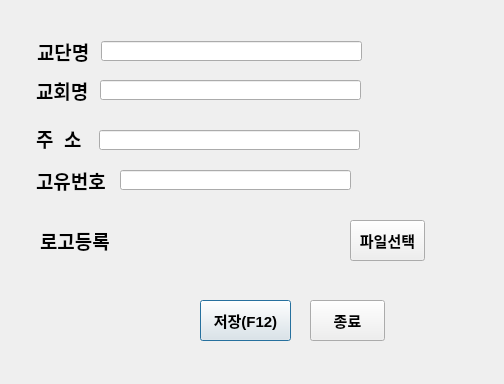
<?xml version="1.0" encoding="UTF-8"?>
<ui version="4.0">
 <class>Dialog</class>
 <widget class="QDialog" name="Dialog">
  <property name="geometry">
   <rect>
    <x>0</x>
    <y>0</y>
    <width>504</width>
    <height>384</height>
   </rect>
  </property>
  <property name="font">
   <font>
    <pointsize>11</pointsize>
    <weight>75</weight>
    <bold>true</bold>
   </font>
  </property>
  <property name="windowTitle">
   <string>Dialog</string>
  </property>
  <widget class="QPushButton" name="save_Button">
   <property name="geometry">
    <rect>
     <x>200</x>
     <y>300</y>
     <width>91</width>
     <height>41</height>
    </rect>
   </property>
   <property name="text">
    <string>저장(F12)</string>
   </property>
   <property name="shortcut">
    <string>F12</string>
   </property>
  </widget>
  <widget class="QPushButton" name="close_Button">
   <property name="geometry">
    <rect>
     <x>310</x>
     <y>300</y>
     <width>75</width>
     <height>41</height>
    </rect>
   </property>
   <property name="text">
    <string>종료</string>
   </property>
  </widget>
  <widget class="QLabel" name="label">
   <property name="geometry">
    <rect>
     <x>36</x>
     <y>80</y>
     <width>71</width>
     <height>21</height>
    </rect>
   </property>
   <property name="font">
    <font>
     <pointsize>14</pointsize>
     <weight>75</weight>
     <bold>true</bold>
    </font>
   </property>
   <property name="text">
    <string>교회명</string>
   </property>
  </widget>
  <widget class="QLineEdit" name="church_name_widget">
   <property name="geometry">
    <rect>
     <x>100</x>
     <y>80</y>
     <width>261</width>
     <height>20</height>
    </rect>
   </property>
   <property name="font">
    <font>
     <pointsize>11</pointsize>
     <weight>75</weight>
     <bold>true</bold>
    </font>
   </property>
   <property name="text">
    <string/>
   </property>
  </widget>
  <widget class="QLabel" name="label_2">
   <property name="geometry">
    <rect>
     <x>36</x>
     <y>128</y>
     <width>61</width>
     <height>21</height>
    </rect>
   </property>
   <property name="font">
    <font>
     <pointsize>14</pointsize>
     <weight>75</weight>
     <bold>true</bold>
    </font>
   </property>
   <property name="text">
    <string>주  소</string>
   </property>
  </widget>
  <widget class="QLineEdit" name="church_addr_widget">
   <property name="geometry">
    <rect>
     <x>99</x>
     <y>130</y>
     <width>261</width>
     <height>20</height>
    </rect>
   </property>
   <property name="font">
    <font>
     <pointsize>11</pointsize>
     <weight>75</weight>
     <bold>true</bold>
    </font>
   </property>
   <property name="text">
    <string/>
   </property>
  </widget>
  <widget class="QLabel" name="label_3">
   <property name="geometry">
    <rect>
     <x>36</x>
     <y>170</y>
     <width>81</width>
     <height>21</height>
    </rect>
   </property>
   <property name="font">
    <font>
     <pointsize>14</pointsize>
     <weight>75</weight>
     <bold>true</bold>
    </font>
   </property>
   <property name="text">
    <string>고유번호</string>
   </property>
  </widget>
  <widget class="QLineEdit" name="church_biz_widget">
   <property name="geometry">
    <rect>
     <x>120</x>
     <y>170</y>
     <width>231</width>
     <height>20</height>
    </rect>
   </property>
   <property name="font">
    <font>
     <pointsize>12</pointsize>
     <weight>75</weight>
     <bold>true</bold>
    </font>
   </property>
   <property name="text">
    <string/>
   </property>
  </widget>
  <widget class="QLabel" name="label_4">
   <property name="geometry">
    <rect>
     <x>40</x>
     <y>230</y>
     <width>81</width>
     <height>21</height>
    </rect>
   </property>
   <property name="font">
    <font>
     <pointsize>14</pointsize>
     <weight>75</weight>
     <bold>true</bold>
    </font>
   </property>
   <property name="text">
    <string>로고등록</string>
   </property>
  </widget>
  <widget class="QPushButton" name="file_select_Button">
   <property name="geometry">
    <rect>
     <x>350</x>
     <y>220</y>
     <width>75</width>
     <height>41</height>
    </rect>
   </property>
   <property name="font">
    <font>
     <pointsize>11</pointsize>
     <weight>75</weight>
     <bold>true</bold>
    </font>
   </property>
   <property name="text">
    <string>파일선택</string>
   </property>
  </widget>
  <widget class="QLabel" name="selected_logo_file_label">
   <property name="geometry">
    <rect>
     <x>140</x>
     <y>230</y>
     <width>191</width>
     <height>31</height>
    </rect>
   </property>
   <property name="text">
    <string/>
   </property>
  </widget>
  <widget class="QLineEdit" name="denomination_name_widget">
   <property name="geometry">
    <rect>
     <x>101</x>
     <y>41</y>
     <width>261</width>
     <height>20</height>
    </rect>
   </property>
   <property name="font">
    <font>
     <pointsize>11</pointsize>
     <weight>75</weight>
     <bold>true</bold>
    </font>
   </property>
   <property name="text">
    <string/>
   </property>
  </widget>
  <widget class="QLabel" name="label_5">
   <property name="geometry">
    <rect>
     <x>37</x>
     <y>41</y>
     <width>71</width>
     <height>21</height>
    </rect>
   </property>
   <property name="font">
    <font>
     <pointsize>14</pointsize>
     <weight>75</weight>
     <bold>true</bold>
    </font>
   </property>
   <property name="text">
    <string>교단명</string>
   </property>
  </widget>
 </widget>
 <resources/>
 <connections>
  <connection>
   <sender>close_Button</sender>
   <signal>clicked()</signal>
   <receiver>Dialog</receiver>
   <slot>close_exit()</slot>
   <hints>
    <hint type="sourcelabel">
     <x>354</x>
     <y>311</y>
    </hint>
    <hint type="destinationlabel">
     <x>389</x>
     <y>204</y>
    </hint>
   </hints>
  </connection>
  <connection>
   <sender>save_Button</sender>
   <signal>clicked()</signal>
   <receiver>Dialog</receiver>
   <slot>church_save()</slot>
   <hints>
    <hint type="sourcelabel">
     <x>246</x>
     <y>312</y>
    </hint>
    <hint type="destinationlabel">
     <x>165</x>
     <y>204</y>
    </hint>
   </hints>
  </connection>
  <connection>
   <sender>file_select_Button</sender>
   <signal>clicked()</signal>
   <receiver>Dialog</receiver>
   <slot>select_logo_file()</slot>
   <hints>
    <hint type="sourcelabel">
     <x>411</x>
     <y>221</y>
    </hint>
    <hint type="destinationlabel">
     <x>444</x>
     <y>225</y>
    </hint>
   </hints>
  </connection>
 </connections>
 <slots>
  <slot>church_save()</slot>
  <slot>close_exit()</slot>
  <slot>select_logo_file()</slot>
 </slots>
</ui>
